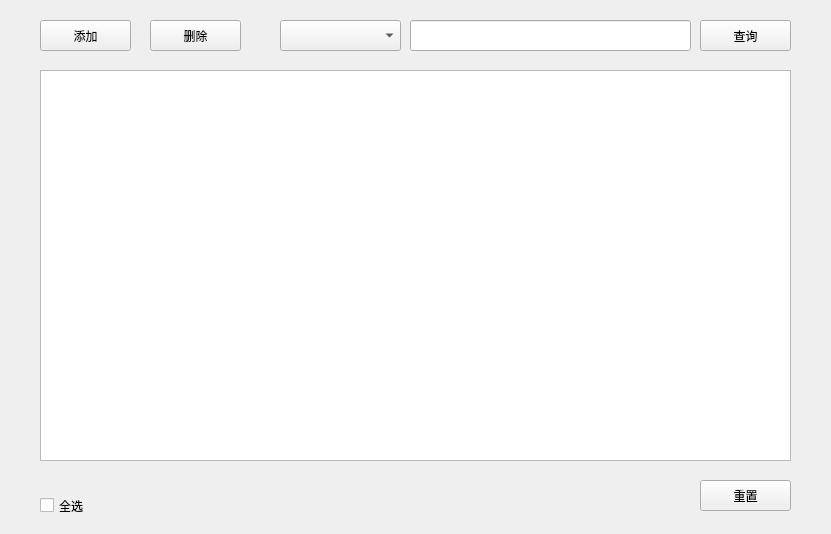
<?xml version="1.0" encoding="UTF-8"?>
<ui version="4.0">
 <class>factoryManage</class>
 <widget class="QWidget" name="factoryManage">
  <property name="geometry">
   <rect>
    <x>0</x>
    <y>0</y>
    <width>831</width>
    <height>534</height>
   </rect>
  </property>
  <property name="windowTitle">
   <string>工厂传感器设备管理</string>
  </property>
  <widget class="QPushButton" name="addButton">
   <property name="geometry">
    <rect>
     <x>40</x>
     <y>20</y>
     <width>91</width>
     <height>31</height>
    </rect>
   </property>
   <property name="text">
    <string>添加</string>
   </property>
  </widget>
  <widget class="QPushButton" name="delButton">
   <property name="geometry">
    <rect>
     <x>150</x>
     <y>20</y>
     <width>91</width>
     <height>31</height>
    </rect>
   </property>
   <property name="text">
    <string>删除</string>
   </property>
  </widget>
  <widget class="QPushButton" name="udtButton">
   <property name="geometry">
    <rect>
     <x>700</x>
     <y>20</y>
     <width>91</width>
     <height>31</height>
    </rect>
   </property>
   <property name="text">
    <string>查询</string>
   </property>
  </widget>
  <widget class="QTableView" name="DataInfo">
   <property name="geometry">
    <rect>
     <x>40</x>
     <y>70</y>
     <width>751</width>
     <height>391</height>
    </rect>
   </property>
  </widget>
  <widget class="QCheckBox" name="checkBox">
   <property name="geometry">
    <rect>
     <x>40</x>
     <y>490</y>
     <width>71</width>
     <height>31</height>
    </rect>
   </property>
   <property name="text">
    <string>全选</string>
   </property>
  </widget>
  <widget class="QComboBox" name="comboBox">
   <property name="geometry">
    <rect>
     <x>280</x>
     <y>20</y>
     <width>121</width>
     <height>31</height>
    </rect>
   </property>
  </widget>
  <widget class="QLineEdit" name="editSelect">
   <property name="geometry">
    <rect>
     <x>410</x>
     <y>20</y>
     <width>281</width>
     <height>31</height>
    </rect>
   </property>
  </widget>
  <widget class="QPushButton" name="pushButton">
   <property name="geometry">
    <rect>
     <x>700</x>
     <y>480</y>
     <width>91</width>
     <height>31</height>
    </rect>
   </property>
   <property name="text">
    <string>重置</string>
   </property>
  </widget>
 </widget>
 <resources/>
 <connections/>
</ui>
